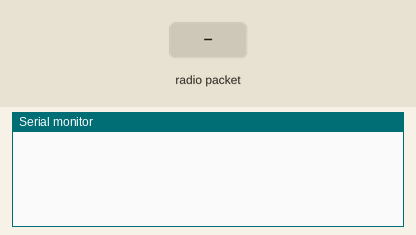
Simulated run of this sketch. Board: Arduino Leonardo, built with avr-gcc and run on an emulated ATmega32U4. On the bench: the last lines printed to the serial monitor. The inputs (shaded band) are chosen by the test bench. No radio packets arrive unless stated.

Above: at 1.2 s.
1.3 s: radio packet "1" arrives
At 2.5 s:
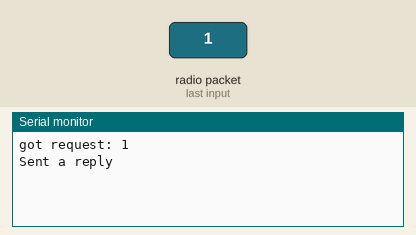
2.8 s: radio packet "0" arrives
At 3.7 s:
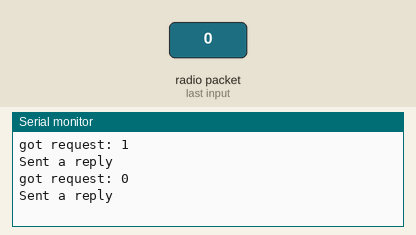
4.3 s: radio packet "2" arrives
At 4.8 s:
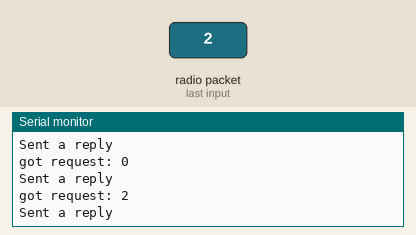

Measured:
- after the input at 1.3 s, the serial monitor: prints a new line at once (image 1)
- after the input at 2.8 s, the serial monitor: prints a new line at once (image 2)
- after the input at 4.3 s, the serial monitor: prints a new line at once (image 3)

The sketch:

_______nrf24_server_.ino
```cpp
// Скетч «nrf24_server»

#include <SPI.h>
#include <RH_NRF24.h>

// создаем экземпляр класса для трансивера:
RH_NRF24 nrf24;
// RH_NRF24 nrf24(8, 7);   // для электрической совместимости с Mirf
// RH_NRF24 nrf24(8, 10);  // для Leonardo; также понадобится
                           // явно определить контакт SS
// RH_NRF24 nrf24(8, 7);   // для RFM73 на Anarduino Mini

void setup()
{
  Serial.begin(9600);
  while (!Serial)
    ; // ждем подключения последовательного порта
      // (нужно только для Leonardo):
  if (!nrf24.init())
    Serial.println("init failed");  //  "инициализация не удалась"
  // по умолчанию после инициализации трансивер настраивается
  // со следующими параметрами: 2,402 ГГц (канал 2), 2 Мбит/сек, 0 дБм
  if (!nrf24.setChannel(1))
    Serial.println("setChannel failed");
    //  "не удалось выполнить функцию setChannel()"
  if (!nrf24.setRF(RH_NRF24::DataRate2Mbps, RH_NRF24::TransmitPower0dBm))
    Serial.println("setRF failed");
    //  "не удалось выполнить функцию setRF()"
}

void loop()
{
  if (nrf24.available())
  {
    // сообщение уже должно прийти:
    uint8_t buf[RH_NRF24_MAX_MESSAGE_LEN];
    uint8_t len = sizeof(buf);
    if (nrf24.recv(buf, &len))
    {
//      NRF24::printBuffer("request: ", buf, len);
      Serial.print("got request: ");  //  "получен запрос: "
      Serial.println((char*)buf);

      // отправляем ответ:
      uint8_t data[] = "And hello back to you";  //  "И тебе привет!"
      nrf24.send(data, sizeof(data));
      nrf24.waitPacketSent();
      Serial.println("Sent a reply");  //  "Отправляем ответ"
    }
    else
    {
      Serial.println("recv failed");  //  "не удалось выполнить...
                                      //  ...функцию recv()"
    }
  }
}
```
